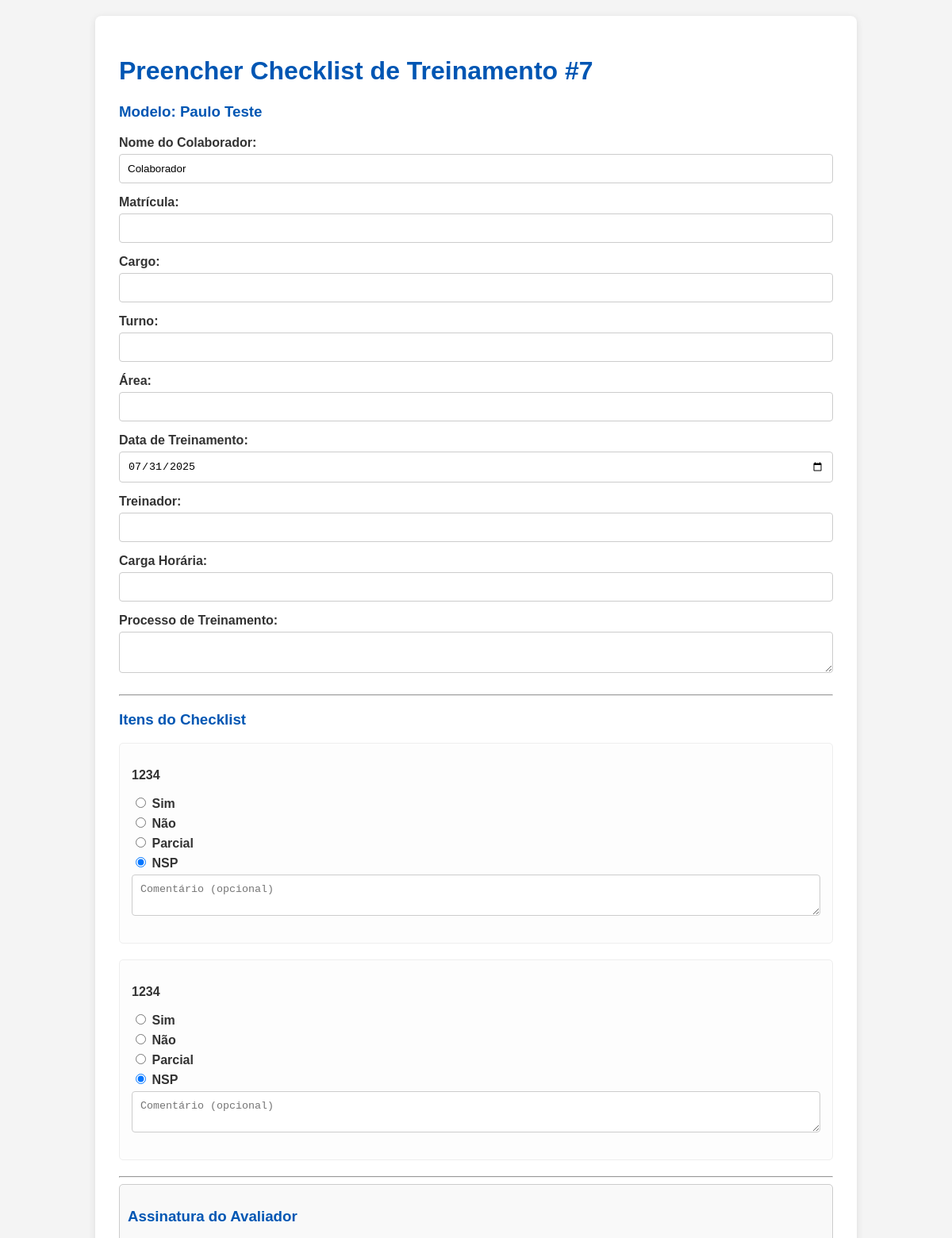
The page /editar_checklist/7 (signed in, upper part) on the database as committed earlier.
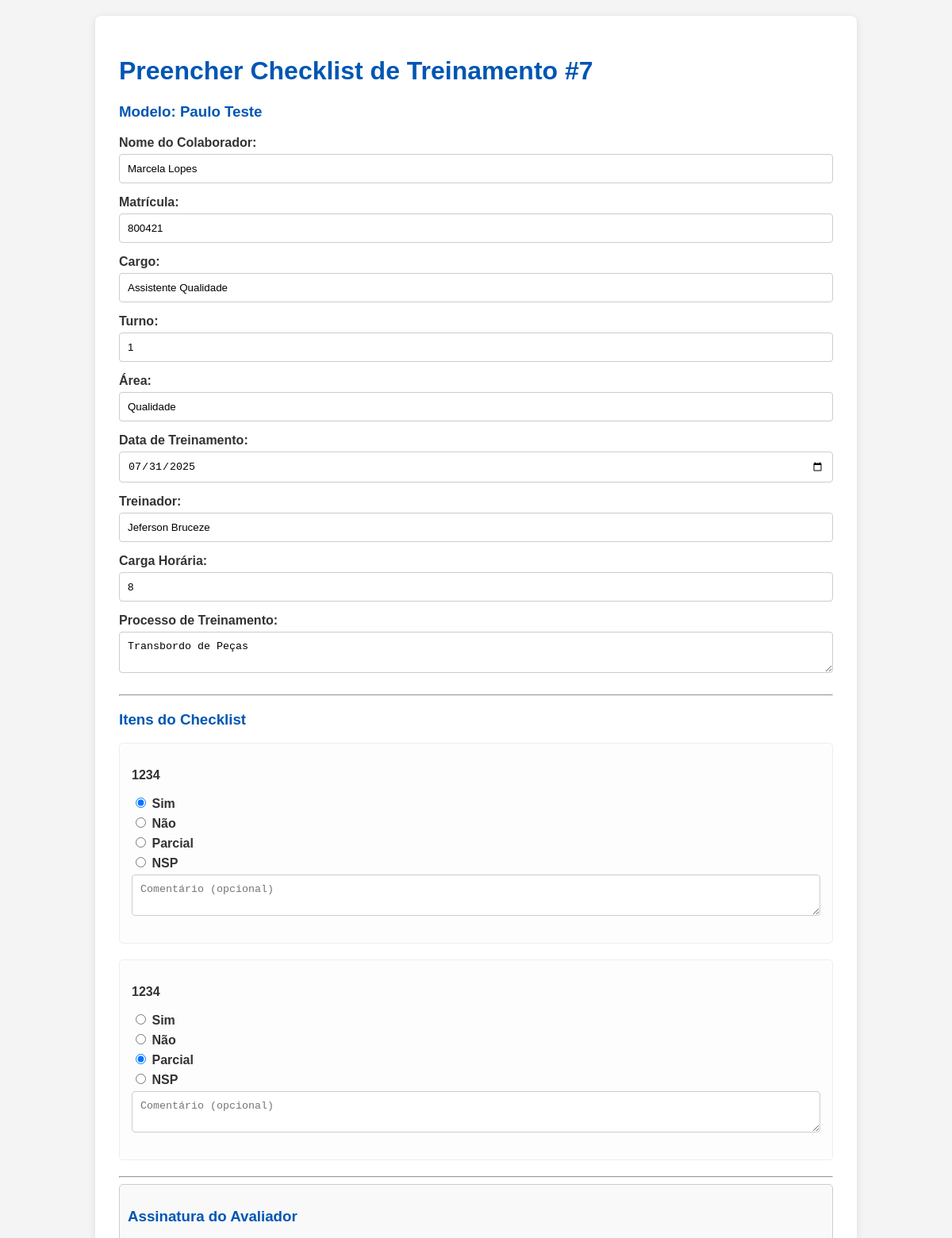
The same page on the database as committed later.
### models.py (models this page shows, shortened)
class Checklist(db.Model):
    id = db.Column(db.Integer, primary_key=True)
    template_id = db.Column(db.Integer, db.ForeignKey('checklist_template.id', name='fk_checklist_template'), nullable=False) # Named constraint
    created_by_user_id = db.Column(db.Integer, db.ForeignKey('user.id', name='fk_checklist_creator'), nullable=True) # Named constraint
    evaluator_user_id = db.Column(db.Integer, db.ForeignKey('user.id', name='fk_checklist_evaluator'), nullable=True) # Named constraint
    evaluated_employee_name = db.Column(db.String(100), nullable=False)
    employee_matricula = db.Column(db.String(50), nullable=True)
    employee_position = db.Column(db.String(100), nullable=True)
    shift = db.Column(db.String(50), nullable=False)
    area = db.Column(db.String(100), nullable=False)
    training_date = db.Column(db.Date, nullable=False, default=datetime.utcnow().date())
    training_coach = db.Column(db.String(100), nullable=False)
    training_load_hours = db.Column(db.String(50), nullable=True)
    training_process_desc = db.Column(db.Text, nullable=True)
    start_datetime = db.Column(db.DateTime, nullable=True)
    end_datetime = db.Column(db.DateTime, nullable=True)
    current_status = db.Column(db.String(50), default='Rascunho', nullable=False)
    saved_partially = db.Column(db.Boolean, default=True)
    evaluator_signature_data = db.Column(db.LargeBinary, nullable=True)
    evaluator_signature_name = db.Column(db.String(100), nullable=True)
    evaluator_signature_datetime = db.Column(db.DateTime, nullable=True)
    created_at = db.Column(db.DateTime, default=datetime.utcnow)
    updated_at = db.Column(db.DateTime, default=datetime.utcnow, onupdate=datetime.utcnow)
    answers = db.relationship('ChecklistAnswer', backref='checklist', lazy=True)
    validation_logs = db.relationship('ValidationLog', backref='checklist', lazy=True)

class ChecklistAnswer(db.Model):
    id = db.Column(db.Integer, primary_key=True)
    checklist_id = db.Column(db.Integer, db.ForeignKey('checklist.id', name='fk_checklist_answer_checklist'), nullable=False) # Named constraint
    item_template_id = db.Column(db.Integer, db.ForeignKey('checklist_item_template.id', name='fk_checklist_answer_item_template'), nullable=False) # Named constraint
    answer = db.Column(db.String(20), nullable=False)
    comment = db.Column(db.Text, nullable=True)
    created_at = db.Column(db.DateTime, default=datetime.utcnow)
    updated_at = db.Column(db.DateTime, default=datetime.utcnow, onupdate=datetime.utcnow)
    item_template = db.relationship('ChecklistItemTemplate', backref='answers', lazy=True)

class ChecklistItemTemplate(db.Model):
    id = db.Column(db.Integer, primary_key=True)
    template_id = db.Column(db.Integer, db.ForeignKey('checklist_template.id', name='fk_checklist_item_template_template'), nullable=False) # Named constraint
    question_number = db.Column(db.Integer, nullable=False)
    question_text = db.Column(db.Text, nullable=False)
    requires_comment_if_no = db.Column(db.Boolean, default=False)
    order_index = db.Column(db.Integer, nullable=False)

### routes.py (the view, shortened to what this page needs)
@app.route('/editar_checklist/<int:checklist_id>', methods=['GET', 'POST'])
@login_required
def editar_checklist(checklist_id):
    checklist = Checklist.query.get_or_404(checklist_id)
    return render_template('preencher_checklist.html', checklist=checklist)

### app.py (called while the page is built)
@login_manager.user_loader
def load_user(user_id):
    return User.query.get(int(user_id))

### templates/preencher_checklist.html (shortened to what this page needs)
<!DOCTYPE html>
<html lang="pt-br">
<head>
    <link rel="stylesheet" href="{{ url_for('static', filename='css/style.css') }}">
</head>
<body>
    <div class="container">
        <h1>Preencher Checklist de Treinamento #{{ checklist.id }}</h1>
        <h3>Modelo: {{ checklist.template.name }}</h3>
        <form method="POST">
            <label for="evaluated_employee_name">Nome do Colaborador:</label>
            <input type="text" id="evaluated_employee_name" name="evaluated_employee_name" value="{{ checklist.evaluated_employee_name }}" required>
            <label for="employee_matricula">Matrícula:</label>
            <input type="text" id="employee_matricula" name="employee_matricula" value="{{ checklist.employee_matricula }}" required>
            <label for="employee_position">Cargo:</label>
            <input type="text" id="employee_position" name="employee_position" value="{{ checklist.employee_position }}" required>
            <label for="shift">Turno:</label>
            <input type="text" id="shift" name="shift" value="{{ checklist.shift }}" required>
            <label for="area">Área:</label>
            <input type="text" id="area" name="area" value="{{ checklist.area }}" required>
            <label for="training_date">Data de Treinamento:</label>
            <input type="date" id="training_date" name="training_date" value="{{ checklist.training_date.strftime('%Y-%m-%d') }}" required>
            <label for="training_coach">Treinador:</label>
            <input type="text" id="training_coach" name="training_coach" value="{{ checklist.training_coach }}" required>
            <label for="training_load_hours">Carga Horária:</label>
            <input type="text" id="training_load_hours" name="training_load_hours" value="{{ checklist.training_load_hours }}">
            <label for="training_process_desc">Processo de Treinamento:</label>
            <textarea id="training_process_desc" name="training_process_desc">{{ checklist.training_process_desc }}</textarea>
            <hr>
            <h3>Itens do Checklist</h3>
            {% for answer in checklist.answers %}
            <div class="checklist-item">
                <p><strong>{{ answer.item_template.question_text }}</strong></p>
                <div class="resposta-opcoes">
                    <label>
                        <input type="radio" name="answer_{{ answer.id }}" value="Sim" {% if answer.answer == 'Sim' %}checked{% endif %}> Sim
                    </label>
                    <label>
                        <input type="radio" name="answer_{{ answer.id }}" value="Não" {% if answer.answer == 'Não' %}checked{% endif %}> Não
                    </label>
                    <label>
                        <input type="radio" name="answer_{{ answer.id }}" value="Parcial" {% if answer.answer == 'Parcial' %}checked{% endif %}> Parcial
                    </label>
                    <label>
                        <input type="radio" name="answer_{{ answer.id }}" value="NSP" {% if answer.answer == 'NSP' %}checked{% endif %}> NSP
                    </label>
                </div>
                {% if answer.item_template.requires_comment_if_no %}
                <textarea name="comment_{{ answer.id }}" placeholder="Comentário obrigatório se a resposta for 'Não'" {% if answer.answer == 'Não' %}required{% endif %}>{{ answer.comment or '' }}</textarea>
                {% else %}
                <textarea name="comment_{{ answer.id }}" placeholder="Comentário (opcional)">{{ answer.comment or '' }}</textarea>
                {% endif %}
            </div>
            {% endfor %}
            <hr>
            <div class="signature-area">
                <h3>Assinatura do Avaliador</h3>
                <br><br>
            </div>
        </form>
    </div>
</body>
</html>

Rows that differ between the two databases and show on the page:
changed Checklist id 7: evaluated_employee_name "Colaborador" → "Marcela Lopes"; employee_matricula (not shown) → "800421"; employee_position (not shown) → "Assistente Qualidade"; shift (not shown) → "1"; area (not shown) → "Qualidade"; training_coach (not shown) → "Jeferson Bruceze"; training_load_hours (not shown) → "8"; training_process_desc (not shown) → "Transbordo de Peças"
changed ChecklistAnswer "☐ Parcial": answer "☐ Sim" → "☑ Sim"; answer "☑ NSP" → "☐ NSP"
changed ChecklistAnswer "☐ Sim": answer "☐ Parcial" → "☑ Parcial"; answer "☑ NSP" → "☐ NSP"
